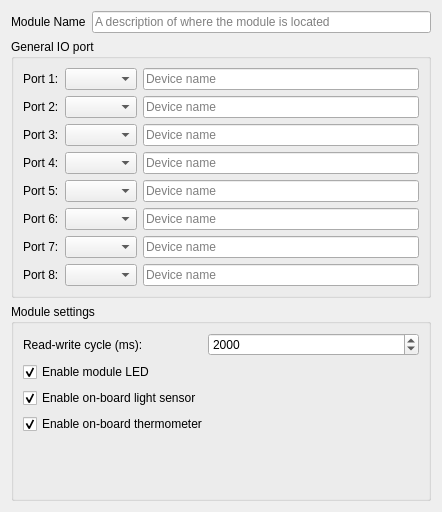
<?xml version="1.0" encoding="UTF-8"?>
<ui version="4.0">
 <class>atmelModuleConfigurator</class>
 <widget class="QWidget" name="atmelModuleConfigurator">
  <property name="geometry">
   <rect>
    <x>0</x>
    <y>0</y>
    <width>442</width>
    <height>512</height>
   </rect>
  </property>
  <property name="windowTitle">
   <string>Dialog</string>
  </property>
  <layout class="QGridLayout" name="gridLayout">
   <item row="0" column="0">
    <layout class="QHBoxLayout" name="horizontalLayout">
     <item>
      <widget class="QLabel" name="label">
       <property name="text">
        <string>Module Name</string>
       </property>
      </widget>
     </item>
     <item>
      <widget class="QLineEdit" name="leBoardName">
       <property name="placeholderText">
        <string>A description of where the module is located</string>
       </property>
      </widget>
     </item>
    </layout>
   </item>
   <item row="1" column="0">
    <widget class="QGroupBox" name="groupBox">
     <property name="title">
      <string>General IO port</string>
     </property>
     <layout class="QFormLayout" name="formLayout">
      <item row="0" column="0">
       <widget class="QLabel" name="label_2">
        <property name="text">
         <string>Port 1:</string>
        </property>
       </widget>
      </item>
      <item row="0" column="1">
       <layout class="QHBoxLayout" name="horizontalLayout_2">
        <item>
         <widget class="QComboBox" name="cbPort1"/>
        </item>
        <item>
         <widget class="QLineEdit" name="portName1">
          <property name="placeholderText">
           <string>Device name</string>
          </property>
         </widget>
        </item>
       </layout>
      </item>
      <item row="1" column="0">
       <widget class="QLabel" name="label_3">
        <property name="text">
         <string>Port 2:</string>
        </property>
       </widget>
      </item>
      <item row="1" column="1">
       <layout class="QHBoxLayout" name="horizontalLayout_3">
        <item>
         <widget class="QComboBox" name="cbPort2"/>
        </item>
        <item>
         <widget class="QLineEdit" name="portName2">
          <property name="placeholderText">
           <string>Device name</string>
          </property>
         </widget>
        </item>
       </layout>
      </item>
      <item row="2" column="0">
       <widget class="QLabel" name="label_4">
        <property name="text">
         <string>Port 3:</string>
        </property>
       </widget>
      </item>
      <item row="2" column="1">
       <layout class="QHBoxLayout" name="horizontalLayout_4">
        <item>
         <widget class="QComboBox" name="cbPort3"/>
        </item>
        <item>
         <widget class="QLineEdit" name="portName3">
          <property name="placeholderText">
           <string>Device name</string>
          </property>
         </widget>
        </item>
       </layout>
      </item>
      <item row="3" column="0">
       <widget class="QLabel" name="label_5">
        <property name="text">
         <string>Port 4:</string>
        </property>
       </widget>
      </item>
      <item row="3" column="1">
       <layout class="QHBoxLayout" name="horizontalLayout_5">
        <item>
         <widget class="QComboBox" name="cbPort7"/>
        </item>
        <item>
         <widget class="QLineEdit" name="portName4">
          <property name="placeholderText">
           <string>Device name</string>
          </property>
         </widget>
        </item>
       </layout>
      </item>
      <item row="4" column="0">
       <widget class="QLabel" name="label_6">
        <property name="text">
         <string>Port 5:</string>
        </property>
       </widget>
      </item>
      <item row="4" column="1">
       <layout class="QHBoxLayout" name="horizontalLayout_6">
        <item>
         <widget class="QComboBox" name="cbPort5"/>
        </item>
        <item>
         <widget class="QLineEdit" name="portName5">
          <property name="placeholderText">
           <string>Device name</string>
          </property>
         </widget>
        </item>
       </layout>
      </item>
      <item row="5" column="0">
       <widget class="QLabel" name="label_7">
        <property name="text">
         <string>Port 6:</string>
        </property>
       </widget>
      </item>
      <item row="5" column="1">
       <layout class="QHBoxLayout" name="horizontalLayout_7">
        <item>
         <widget class="QComboBox" name="cbPort4"/>
        </item>
        <item>
         <widget class="QLineEdit" name="portName6">
          <property name="placeholderText">
           <string>Device name</string>
          </property>
         </widget>
        </item>
       </layout>
      </item>
      <item row="6" column="0">
       <widget class="QLabel" name="label_8">
        <property name="text">
         <string>Port 7:</string>
        </property>
       </widget>
      </item>
      <item row="6" column="1">
       <layout class="QHBoxLayout" name="horizontalLayout_8">
        <item>
         <widget class="QComboBox" name="cbPort6"/>
        </item>
        <item>
         <widget class="QLineEdit" name="portName7">
          <property name="placeholderText">
           <string>Device name</string>
          </property>
         </widget>
        </item>
       </layout>
      </item>
      <item row="7" column="0">
       <widget class="QLabel" name="label_9">
        <property name="text">
         <string>Port 8:</string>
        </property>
       </widget>
      </item>
      <item row="7" column="1">
       <layout class="QHBoxLayout" name="horizontalLayout_9">
        <item>
         <widget class="QComboBox" name="cbPort8"/>
        </item>
        <item>
         <widget class="QLineEdit" name="portName8">
          <property name="placeholderText">
           <string>Device name</string>
          </property>
         </widget>
        </item>
       </layout>
      </item>
     </layout>
    </widget>
   </item>
   <item row="2" column="0">
    <widget class="QGroupBox" name="groupBox_2">
     <property name="title">
      <string>Module settings</string>
     </property>
     <layout class="QFormLayout" name="formLayout_2">
      <item row="0" column="0">
       <widget class="QLabel" name="label_18">
        <property name="sizePolicy">
         <sizepolicy hsizetype="MinimumExpanding" vsizetype="Preferred">
          <horstretch>0</horstretch>
          <verstretch>0</verstretch>
         </sizepolicy>
        </property>
        <property name="text">
         <string>Read-write cycle (ms): </string>
        </property>
       </widget>
      </item>
      <item row="0" column="1">
       <widget class="QSpinBox" name="readWriteCycle">
        <property name="minimum">
         <number>500</number>
        </property>
        <property name="maximum">
         <number>30000</number>
        </property>
        <property name="value">
         <number>2000</number>
        </property>
       </widget>
      </item>
      <item row="1" column="0" colspan="2">
       <widget class="QCheckBox" name="enableLED">
        <property name="text">
         <string>Enable module LED</string>
        </property>
        <property name="checked">
         <bool>true</bool>
        </property>
       </widget>
      </item>
      <item row="3" column="0" colspan="2">
       <widget class="QCheckBox" name="enableThermometer">
        <property name="text">
         <string>Enable on-board thermometer</string>
        </property>
        <property name="checked">
         <bool>true</bool>
        </property>
       </widget>
      </item>
      <item row="5" column="0">
       <widget class="QLabel" name="label_19">
        <property name="text">
         <string/>
        </property>
       </widget>
      </item>
      <item row="2" column="0">
       <widget class="QCheckBox" name="enableLightSensor">
        <property name="text">
         <string>Enable on-board light sensor</string>
        </property>
        <property name="checked">
         <bool>true</bool>
        </property>
       </widget>
      </item>
     </layout>
    </widget>
   </item>
  </layout>
 </widget>
 <resources/>
 <connections/>
</ui>
